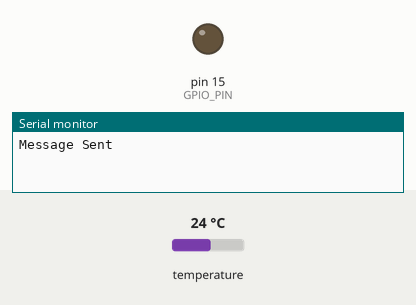
Recording of a sketch running on a simulated Arduino Uno, built with avr-gcc and run on an emulated ATmega328P. Parts: output pins drawn as LEDs (lit = HIGH), the last lines printed to the serial monitor. The inputs (shaded band) are chosen by the test bench; at power-on: temperature 24 °C.

Above: at 20.0 s.
At 30.9 s:
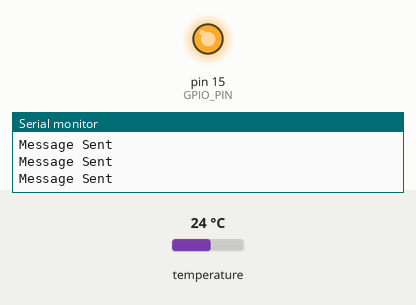
Timing chart, 0 to 38.3 s (numbered marks = the images above):
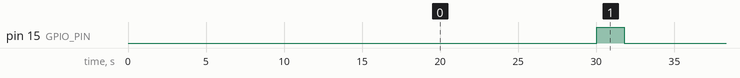

The sketch:

TempDS18B20_sketch_v3.ino
```cpp
#include <LiquidCrystal_I2C.h>   // Library for LCD
#include <OneWire.h>             // Library for Signal on Digital Pin for OneWire Device
#include <DallasTemperature.h>   // Library for Temperature Probe

#define ONE_WIRE_BUS 2           // Data wire is plugged into port 2 on the Feather
#define GPIO_PIN 15              // Power Port is GPIO PIN 15
#define samplingInterval 20000   // Interval for sampling

OneWire oneWire(ONE_WIRE_BUS);  // Setup a oneWire instance to communicate with any OneWire devices
DallasTemperature sensors(&oneWire); // Pass oneWire reference to Dallas Temperature

float temp = 0;                  // Variable to store temperature
int slaveAddress = 8;           // Define slave address for I2C communication
uint8_t messageType = 0x02;     // Message type correlates with boot sequence
uint8_t messageLength = 8;      // Length of the message
bool codeExecuted = false;       // Flag for code execution

// LCD Address
LiquidCrystal_I2C lcd(0x20, 16, 2); // I2C address 0x20, 16 columns and 2 rows

void setup(void) {
  Serial.begin(9600);          // Start serial port for debugging
  // Wait for serial port to connect
  while (!Serial) {
    ;
  }
  pinMode(GPIO_PIN, OUTPUT);   // Set GPIO PIN as OUTPUT for controlling power
  Wire.begin();                // Join I2C bus as master device (message sender)
  int bootSequence = 2;        // Initialize boot priority
  delay(2500*bootSequence);    // Wait for "x" seconds after boot to reduce init competition for the LCD
  /*
  lcd.init();                  // Initialize the LCD
  lcd.backlight();             // Turn on the LCD backlight
  delay(5000);                 // Delay for the LCD
  lcd.setCursor(0, 0);         // Set the LCD Cursor
  lcd.print("Master - F2");    // Display device info on LCD
  lcd.setCursor(0, 1);         // Set the LCD Cursor
  lcd.print("Huzzah Feather 2"); // Indicate Extended Feather ID
  lcd.setCursor(0, 0);         // Reset cursor position
  delay(5000);                 // Wait for 5 seconds
  lcd.print("F2-SetupComplete");// Indicate setup completion on LCD
  */
  sensors.begin();             // Start up the temperature sensor library
  if (!codeExecuted) {
    delay(5000);
    codeExecuted = true;
  }
}

void loop() {

  static unsigned long samplingTime = millis();
  if (millis() - samplingTime > samplingInterval) {
    digitalWrite(GPIO_PIN, HIGH); // Power on the sensor
    delay(500);                   // Wait for sensor stabilization
    sensors.requestTemperatures(); // Send command to get temperatures
    temp = sensors.getTempCByIndex(0); // Read temperature value
    Serial.println(temp); // Print temperature to serial monitor
    delay(500);                   // Wait for sensor stabilization
    digitalWrite(GPIO_PIN, LOW);  // Power off the sensor
    // printValue();                 // Print temperature on LCD
    samplingTime = millis();      // Set the sampling Time
  }
  delay(5000);
  transmitSlave();              // Transmit temperature to slave device

}

/*
// Function to print temperature on LCD
void printValue() {
  lcd.clear();                  // Clear LCD display
  lcd.setCursor(0, 0);         // Set cursor position
  lcd.print("Temp Value");      // Display label
  lcd.setCursor(0, 1);         // Set cursor position
  lcd.print(temp);              // Display temperature value
  lcd.setCursor(6, 1);         // Set cursor position
  lcd.print("deg C");           // Display temperature unit
}
*/

// Transmit temperature value to slave device
void transmitSlave() {
  Wire.beginTransmission(slaveAddress); // Start I2C transmission with slave (Arduino)
  Wire.write(messageType);              // Send message type
  Wire.write(messageLength);            // Send message length
  uint8_t byteArray[sizeof(float)];    // Create byte array to store temperature
  memcpy(byteArray, &temp, sizeof(float)); // Copy temperature value to byte array
  for (int i = 0; i < sizeof(float); i++) {
    Wire.write(byteArray[i]);          // Send temperature byte by byte
  }
  Wire.endTransmission();               // End transmission
  Serial.println("Message Sent");       // Print status message
}
```

Measured:
- by itself, pin 15 (GPIO_PIN): alternates HIGH for 1.8 s and LOW for 20.0 s
